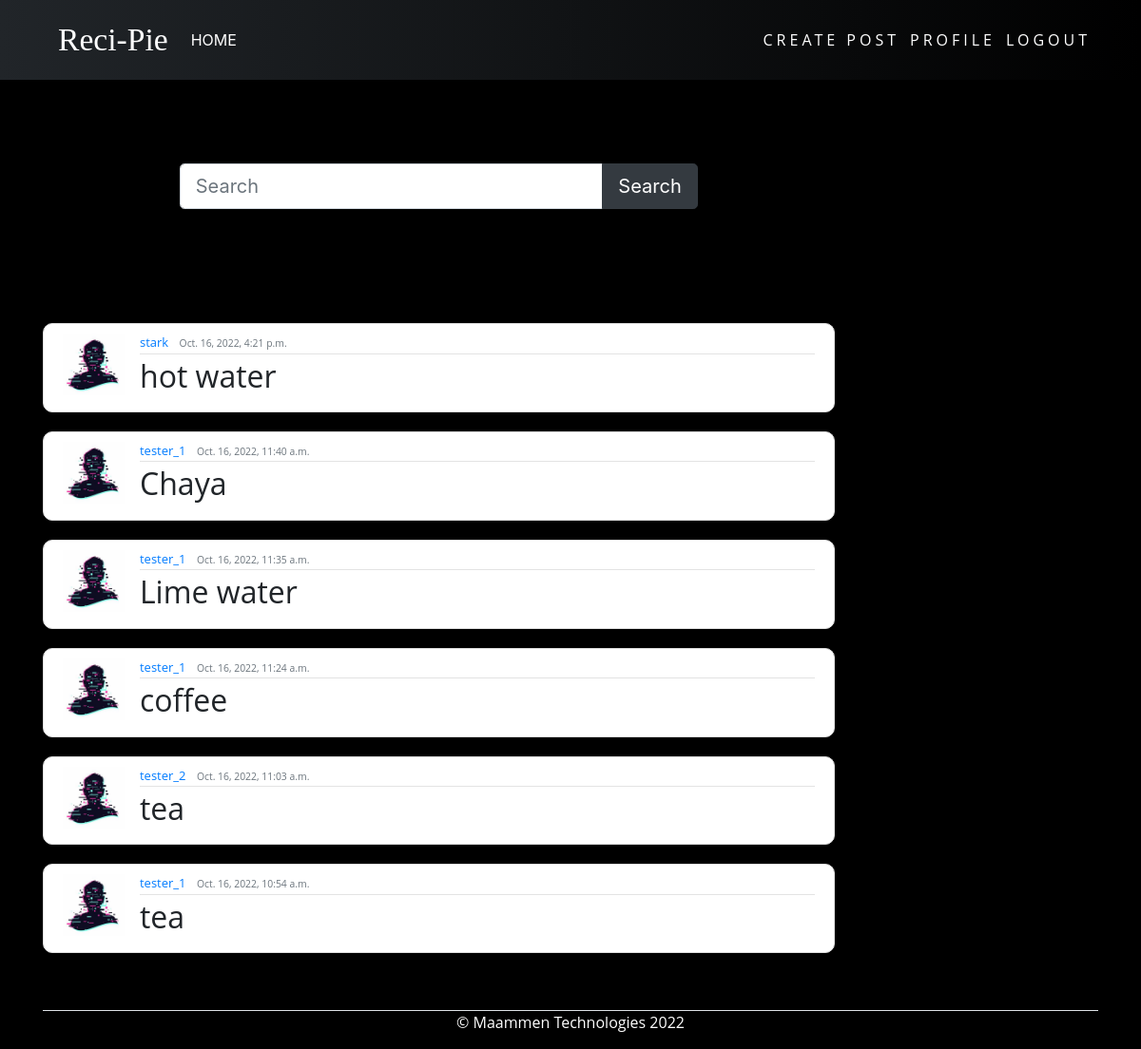
The app's page /home/ (signed in) with its own data.
### blog/models.py (models this page shows)
class Recipe(models.Model):
    name = models.CharField(max_length=200)
    date_posted = models.DateTimeField(default=timezone.now)
    author = models.ForeignKey(User, on_delete=models.CASCADE)

### users/models.py (models this page shows, shortened)
class Profile(models.Model):
    user = models.OneToOneField(User, on_delete=models.CASCADE)
    image = models.ImageField(default='default.jpg', upload_to='profile_pics')

### blog/views.py (the view)
# urls.py: path('home/', PostListView.as_view(), name="blog-home"),
class PostListView(LoginRequiredMixin, ListView):
    model = Recipe
    template_name = 'blog/home.html'
    context_object_name = 'posts'
    ordering = ["-date_posted"]

### blog/templates/blog/home.html
{% extends 'blog/base.html' %}
{% block content %}
<br><br><br>
  <div class="row">
      <div class="col-md-8 offset-2">
          <form action="/search/">
              <div class="input-group">
                  <input name="keyword" value="{{keyword}}" type="text" placeholder="Search" class="form-control form-control-lg" />
                  <div class="input-group-append">
                      <button class="btn btn-dark btn-lg">Search</button>
                  </div>
              </div>
          </form>
      </div>
  </div>
  <br><br><br><br><br>
    {% for posts in posts %}
        <article class="media content-section">
            <img class="rounded-cirlce article-img" src="{{ posts.author.profile.image.url }}" alt="">
            <div class="media-body">
              <div class="article-metadata">
                <a class="mr-2" href="#">{{ posts.author }}</a>
                <small class="text-muted">{{ posts.date_posted }}</small>
              </div>
              <h2><a class="article-title" href="{% url 'playss' posts.id %}">{{ posts.name }}</a></h2>
            </div>
            <br>
          </article>
    {% endfor  %}
{% endblock content %}

### blog/static/blog/main.css (style rules this page uses)
.h1, h2, h3, h4, h5, h6, p { color: #212529; font-family: 'Open Sans', sans-serif; }
.content-section { background: rgb(255, 255, 255); border-radius: 20px; padding: 10px 20px; border: 1px solid #dddddd; border-radius: 10px; margin-bottom: 20px; }
.article-title { color: #212529; }
.article-img { height: 65px; width: 65px; margin-right: 16px; }
.article-metadata { font-family: 'Open Sans', sans-serif; padding-bottom: 1px; margin-bottom: 4px; font-size: 13px; border-bottom: 1px solid #e3e3e3 }

### records on screen
Recipe: author.profile.image (placeholder picture), author "stark", date_posted "Oct. 16, 2022, 4:21 p.m.", name "hot water"
Recipe: author.profile.image (placeholder picture), author "tester_1", date_posted "Oct. 16, 2022, 11:40 a.m.", name "Chaya"
Recipe: author.profile.image (placeholder picture), author "tester_1", date_posted "Oct. 16, 2022, 11:35 a.m.", name "Lime water"
Recipe: author.profile.image (placeholder picture), author "tester_1", date_posted "Oct. 16, 2022, 11:24 a.m.", name "coffee"
Recipe: author.profile.image (placeholder picture), author "tester_2", date_posted "Oct. 16, 2022, 11:03 a.m.", name "tea"
Recipe: author.profile.image (placeholder picture), author "tester_1", date_posted "Oct. 16, 2022, 10:54 a.m.", name "tea"
